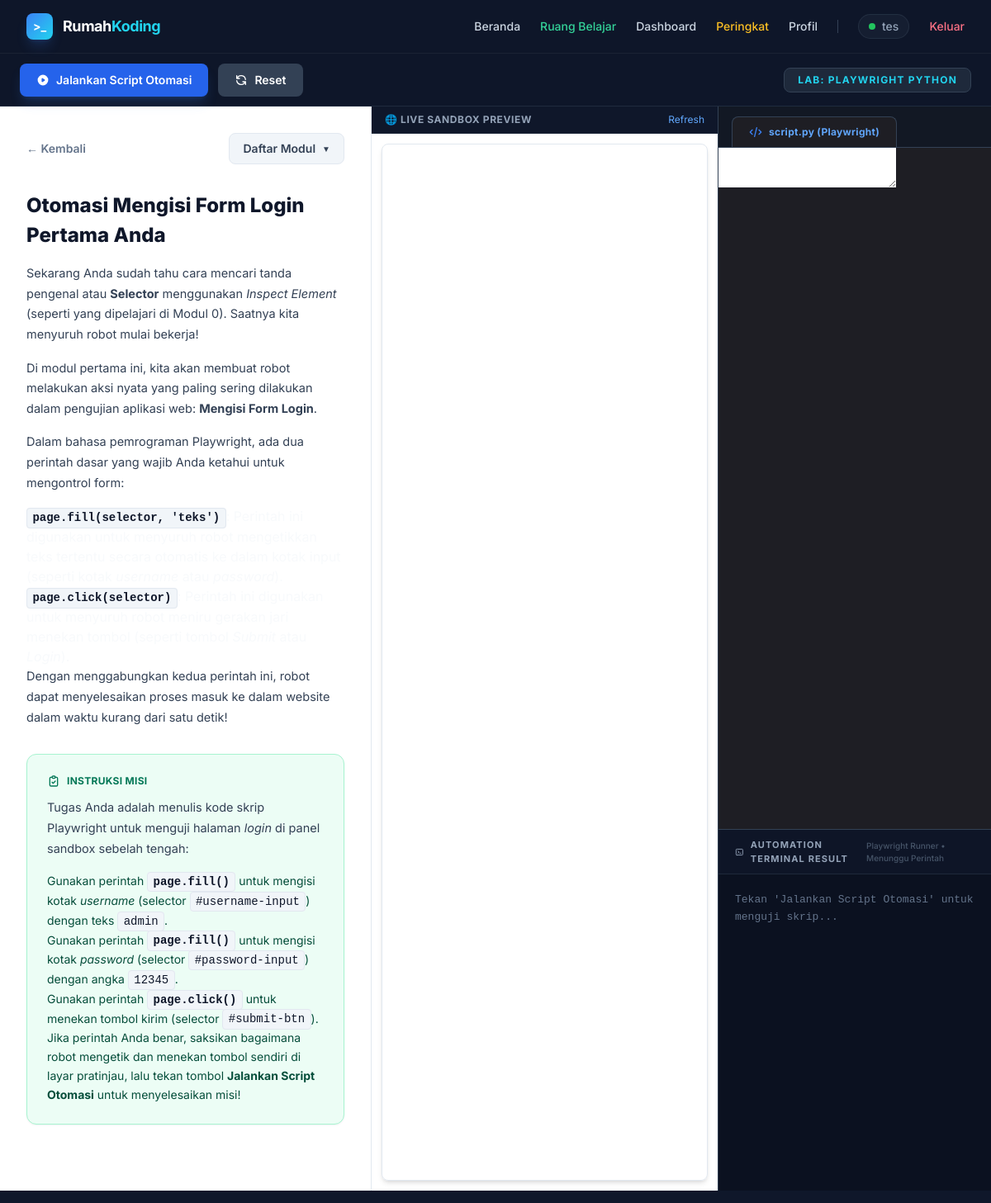
Page /automation/1 (signed in) on the committed database.
### tables this page shows
CREATE TABLE automation_materi (
            id INTEGER PRIMARY KEY AUTOINCREMENT,
            modul_ke INTEGER NOT NULL,
            judul TEXT NOT NULL,
            penjelasan TEXT NOT NULL,
            instruksi TEXT NOT NULL,
            kode_awal TEXT NOT NULL,
            target_url TEXT NOT NULL,
            jawaban_benar TEXT NOT NULL,
            next_id INTEGER
        );

### app.py (the view)
@app.route("/automation/<int:modul_ke>")
def automation_lesson(modul_ke):
    if "user_id" not in session or session.get("role") != "student":
        return redirect(url_for("login"))
    user_id = session["user_id"]
    conn = sqlite3.connect(DB_PATH)
    conn.row_factory = sqlite3.Row
    cursor = conn.cursor()
    cursor.execute("SELECT * FROM automation_materi WHERE modul_ke = ?", (modul_ke,))
    materi = cursor.fetchone()
    if not materi:
        conn.close()
        return "Modul Otomasi tidak ditemukan!", 404
    cursor.execute(
        "SELECT id, status FROM automation_progress WHERE user_id = ? AND materi_id = ?",
        (user_id, materi["id"]),
    )
    prog = cursor.fetchone()
    if not prog:
        cursor.execute(
            "INSERT INTO automation_progress (user_id, materi_id, status) VALUES (?, ?, 'sedang_belajar')",
            (user_id, materi["id"]),
        )
        conn.commit()
        current_status = "sedang_belajar"
    else:
        current_status = prog["status"]
    cursor.execute(
        """
        SELECT m.id, m.judul, m.modul_ke,
               COALESCE(up.status, 'belum') as status
        FROM automation_materi m
        LEFT JOIN automation_progress up ON m.id = up.materi_id AND up.user_id = ?
        ORDER BY m.modul_ke ASC
    """,
        (user_id,),
    )
    daftar_materi = cursor.fetchall()
    cursor.execute(
        """
        SELECT modul_ke FROM automation_materi
        WHERE CAST(modul_ke AS INTEGER) > ?
        ORDER BY CAST(modul_ke AS INTEGER) ASC LIMIT 1
    """,
        (modul_ke,),
    )
    next_materi = cursor.fetchone()
    next_modul_ke = next_materi["modul_ke"] if next_materi else None
    conn.close()
    return render_template(
        "automation_lesson.html",
        materi=materi,
        daftar_materi=daftar_materi,
        next_modul_ke=next_modul_ke,
        modul_ke=modul_ke,
        current_status=current_status,
    )

### templates/automation_lesson.html (shortened to what this page needs)
{% extends "base.html" %}
{% block extra_head %}
<link rel="stylesheet" href="https://cdnjs.cloudflare.com/ajax/libs/codemirror/5.65.13/codemirror.min.css">
<link rel="stylesheet" href="https://cdnjs.cloudflare.com/ajax/libs/codemirror/5.65.13/theme/dracula.min.css">
{% endblock %}
{% block content %}
<div class="flex flex-col h-[calc(100vh-5rem)] w-full bg-slate-900">
    <div class="h-16 bg-slate-900/90 backdrop-blur-md border-b border-slate-700/50 px-6 flex items-center justify-between shrink-0 z-20">
        <div class="flex gap-3">
            <button id="btn-jalankan" class="flex items-center gap-2 px-5 py-2.5 bg-blue-600 hover:bg-blue-500 text-white text-sm font-semibold rounded-lg shadow-lg shadow-blue-500/20 transition-all">
                <svg class="w-4 h-4" fill="currentColor" viewBox="0 0 20 20"><path fill-rule="evenodd" d="M10 18a8 8 0 100-16 8 8 0 000 16zM9.555 7.168A1 1 0 008 8v4a1 1 0 001.555.832l3-2a1 1 0 000-1.664l-3-2z" clip-rule="evenodd"></path></svg>
                Jalankan Script Otomasi
            </button>
            <button id="btn-reset" class="flex items-center gap-2 px-5 py-2.5 bg-slate-700 hover:bg-slate-600 text-white text-sm font-semibold rounded-lg transition-all">
                <svg class="w-4 h-4" fill="none" stroke="currentColor" viewBox="0 0 24 24"><path stroke-linecap="round" stroke-linejoin="round" stroke-width="2" d="M4 4v5h.582m15.356 2A8.001 8.001 0 004.582 9m0 0H9m11 11v-5h-.581m0 0a8.003 8.003 0 01-15.357-2m15.357 2H15"></path></svg>
                Reset
            </button>
        </div>
        <div class="flex items-center">
            <span class="px-4 py-1.5 bg-slate-800 border border-slate-700 rounded-lg text-xs font-bold text-cyan-400 uppercase tracking-widest">
                Lab: Playwright Python
            </span>
        </div>
    </div>
    <div class="flex flex-1 overflow-hidden">
        <div class="w-[400px] lg:w-[450px] shrink-0 bg-white overflow-y-auto flex flex-col border-r border-slate-200">
            <div class="p-8 pb-20">
                <div class="flex justify-between items-center mb-8">
                    <a href="/belajar" class="text-sm font-semibold text-slate-500 hover:text-slate-800 flex items-center gap-1 transition-colors">
                        &larr; Kembali
                    </a>
                    <div class="relative">
                        <button id="btn-unit-toggle" class="flex items-center gap-2 px-4 py-2 bg-slate-100 hover:bg-slate-200 border border-slate-200 text-slate-700 text-sm font-semibold rounded-lg transition-colors">
                            Daftar Modul <span class="text-[10px]">&#9660;</span>
                        </button>
                    </div>
                </div>
                <div class="content-materi mb-8">
                    <h2>{{ materi.judul }}</h2>
                    {{ materi.penjelasan | safe }}
                </div>
                <div class="bg-emerald-50 border border-emerald-200 rounded-xl p-6 text-emerald-900 text-sm leading-relaxed shadow-sm">
                    <div class="flex items-center gap-2 font-bold text-emerald-700 uppercase tracking-wide text-xs mb-3">
                        <svg class="w-4 h-4" fill="none" stroke="currentColor" viewBox="0 0 24 24"><path stroke-linecap="round" stroke-linejoin="round" stroke-width="2" d="M9 5H7a2 2 0 00-2 2v12a2 2 0 002 2h10a2 2 0 002-2V7a2 2 0 00-2-2h-2M9 5a2 2 0 002 2h2a2 2 0 002-2M9 5a2 2 0 012-2h2a2 2 0 012 2m-6 9l2 2 4-4"></path></svg>
                        Instruksi Misi
                    </div>
                    <div class="content-materi">
                        {{ materi.instruksi | safe }}
                    </div>
                </div>
            </div>
        </div>
        <div class="w-[380px] lg:w-[420px] shrink-0 bg-slate-950 border-r border-slate-700 flex flex-col">
            <div class="bg-slate-900 px-4 py-2 border-b border-slate-800 flex items-center justify-between shrink-0">
                <span class="text-xs font-bold text-slate-400 uppercase tracking-wider flex items-center gap-1.5">
                    🌐 Live Sandbox Preview
                </span>
                <button onclick="document.getElementById('sandbox-frame').src = document.getElementById('sandbox-frame').src" class="text-xs text-blue-400 hover:underline">Refresh</button>
            </div>
            <div class="flex-1 bg-white p-3 flex items-center justify-center">
                <iframe id="sandbox-frame" src="{{ materi.target_url }}" class="w-full h-full border border-slate-200 rounded-lg shadow-md"></iframe>
            </div>
        </div>
        <div class="flex-1 flex flex-col bg-[#1e1e24] min-w-0">
            <div class="flex-1 flex flex-col min-h-0">
                <div class="bg-[#121824] px-4 pt-3 flex border-b border-[#334155]">
                    <div class="bg-[#1e1e24] text-blue-400 text-xs font-bold px-5 py-2.5 rounded-t-lg border-t border-x border-[#334155] tracking-wide flex items-center gap-2">
                        <svg class="w-4 h-4 text-blue-500" fill="none" stroke="currentColor" viewBox="0 0 24 24"><path stroke-linecap="round" stroke-linejoin="round" stroke-width="2" d="M10 20l4-16m4 4l4 4-4 4M6 16l-4-4 4-4"></path></svg>
                        script.py (Playwright)
                    </div>
                </div>
                <div class="flex-1 overflow-hidden relative">
                    <textarea id="kode-editor"></textarea>
                </div>
            </div>
            <div class="h-1/3 min-h-[200px] flex flex-col bg-[#0b1120] border-t border-slate-700">
                <div class="bg-slate-900/80 px-5 py-2.5 border-b border-slate-800 flex justify-between items-center shrink-0">
                    <span class="text-[11px] font-bold text-slate-400 uppercase tracking-widest flex items-center gap-2">
                        <svg class="w-4 h-4" fill="none" stroke="currentColor" viewBox="0 0 24 24"><path stroke-linecap="round" stroke-linejoin="round" stroke-width="2" d="M8 9l3 3-3 3m5 0h3M5 20h14a2 2 0 002-2V6a2 2 0 00-2-2H5a2 2 0 00-2 2v12a2 2 0 002 2z"></path></svg>
                        Automation Terminal Result
                    </span>
                    <span class="text-[10px] text-slate-600 font-medium">Playwright Runner &bull; Menunggu Perintah</span>
                </div>
                <div id="console-output" class="flex-1 p-5 font-mono text-[13px] text-slate-500 overflow-y-auto whitespace-pre-wrap leading-relaxed">Tekan 'Jalankan Script Otomasi' untuk menguji skrip...</div>
            </div>
        </div>
    </div>
</div>
{% endblock %}

### static/css/custom.css (style rules this page uses)
body { background-color: #0f172a; color: #f8fafc; font-family: 'Inter', 'Segoe UI', Tahoma, Geneva, Verdana, sans-serif; overflow-x: hidden; }
button, a, input, select { transition: all 0.2s ease-in-out; }

### templates/automation_lesson.html (style rules this page uses)
body { overflow: hidden; }
.content-materi h2 { font-size: 1.5rem; font-weight: 800; color: #0f172a; margin-bottom: 1rem; }
.content-materi p { margin-bottom: 1rem; line-height: 1.7; color: #334155; font-size: 14.5px; }
.content-materi code { background-color: #f1f5f9; color: #0f172a; padding: 0.2rem 0.4rem; border-radius: 0.25rem; font-family: monospace; font-size: 0.875rem; border: 1px solid #e2e8f0; }

### rows in the picture
automation_materi: judul "Otomasi Mengisi Form Login Pertama Anda", penjelasan "Sekarang Anda sudah tahu cara mencari tanda pengenal atau Selector menggunakan Inspect Element (seperti yang dipelajari di Modul 0). Saatnya kita menyuruh robot mulai bekerja! Di modul pertama ini, kita akan membuat robot melakukan aksi nyata yang paling sering dilakukan dalam pengujian aplikasi web: Mengisi Form Login . Dalam bahasa pemrograman Playwright, ada dua perintah dasar yang wajib Anda ketahui untuk mengontrol form: page.fill(selector, 'teks') : Perintah ini digunakan untuk menyuruh robot mengetikkan teks tertentu secara otomatis ke dalam kotak input (seperti kotak page.click(selector) : Perintah ini digunakan untuk menyuruh robot meniru gerakan jari menekan tombol (seperti tombol…", instruksi "Tugas Anda adalah menulis kode skrip Playwright untuk menguji halaman login di panel sandbox sebelah tengah: Gunakan perintah page.fill() untuk mengisi kotak username (selector #username-input ) dengan teks admin . Gunakan perintah page.fill() untuk mengisi kotak password (selector #password-input ) dengan angka 12345 . Gunakan perintah page.click() untuk menekan tombol kirim (selector #submit-btn ). Jika perintah Anda benar, saksikan bagaimana robot mengetik dan menekan tombol sendiri di layar pratinjau, lalu tekan tombol Jalankan Script Otomasi untuk menyelesaikan misi!"

### other values in the picture
{{ session.get('username', 'User') }} "tes"
